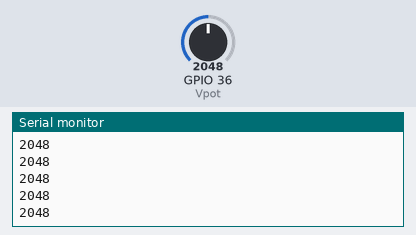
The sketch below on a simulated ESP32. Parts: the last lines printed to the serial monitor. The inputs (shaded band) are chosen by the test bench; at power-on: GPIO 36 (Vpot) = 2048.

Above: at 1.2 s.
1.3 s: GPIO 36 (Vpot) set to 2866
At 1.8 s:
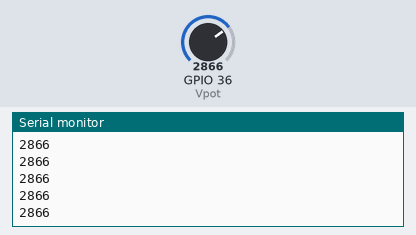
2.8 s: GPIO 36 (Vpot) set to 3603
At 3.7 s:
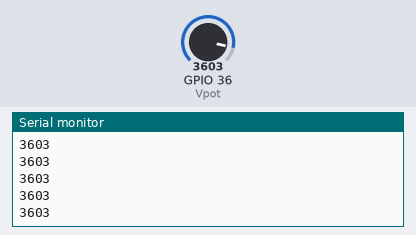
Timing chart, 0 to 5.8 s (numbered marks = the images above; inputs shaded):
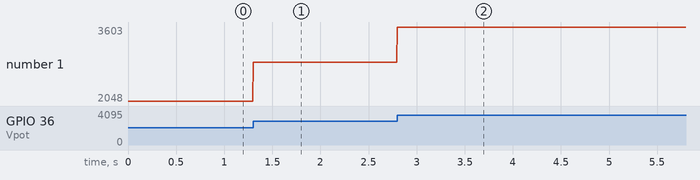

The sketch:

7_AnalogReadSerialMonitor.ino
```cpp
const byte Vpot = 36;

void setup() {

  Serial.begin(9600); //initialize Serial Communication at 9600 bits per second

}

void loop() {

  Serial.println(analogRead(Vpot)); //Writes value to the serial monitor

}
```

Measured:
- after the input at 1.3 s, the serial monitor: prints a new line at once (image 1)
- after the input at 2.8 s, the serial monitor: prints a new line at once (image 2)
- plotted number 1: 2048 → 2866 after the input at 1.3 s, 2866 → 3603 after the input at 2.8 s
